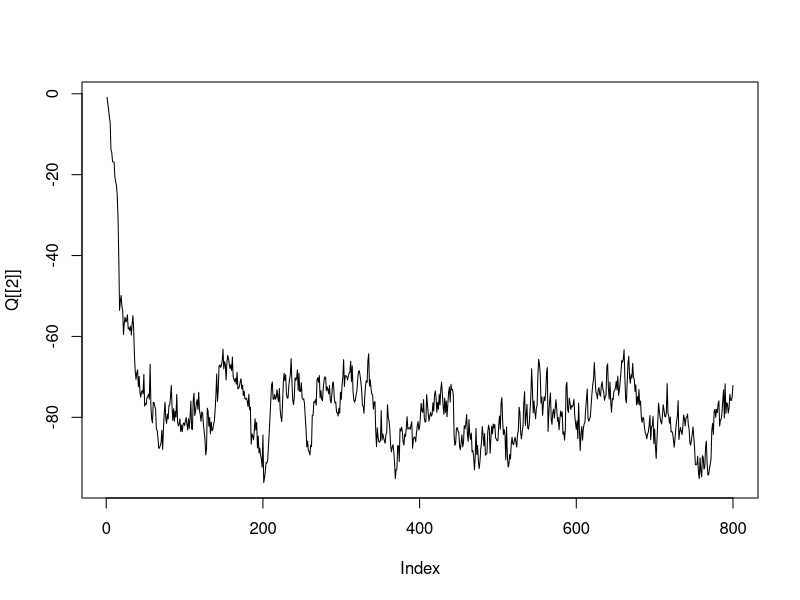

Write the R code that produced this figure. (Note: this script raises an error after producing the figure.)

# ===================================================================== #
# ===== I - Learning with 4 states and 4 actions, fixed reward ======== #
# ===================================================================== #

# --------------------------------------------------------------------- #
# DOUBTS: i) Performance metrics
#        ii) Number of interactions
#       iii) Decision Policy  
# --------------------------------------------------------------------- #
actions <- c("up", "left", "down", "right")
states <- c("s0", "s1", "s2", "s3")

#       s0      s3
#       ||      ||
#       s1 <==> s2

simulateEnvironment <- function(state, action) {
  next_state <- state
  if (state == "s0" && action == "down") next_state <- "s1"
  if (state == "s1" && action == "up") next_state <- "s0"
  if (state == "s1" && action == "right") next_state <- "s2"
  if (state == "s2" && action == "left") next_state <- "s1"
  if (state == "s2" && action == "up") next_state <- "s3"
  if (state == "s3" && action == "down") next_state <- "s2"
  # Calculate reward
  if (next_state == "s3") {
    reward <- 10
  } else {
    reward <- -1
  }
  return(list(state=next_state, reward=reward))
}

Qlearning <- function(n, s_0, s_terminal,
                      epsilon, learning_rate) {
  # Initialize state-action function Q to zero
  Q <- matrix(0, nrow=length(states), ncol=length(actions),
              dimnames=list(states, actions))
  s11 <- vector()
  # Perform n episodes/iterations of Q-learning
  for (i in 1:n) {
    Q <- learnEpisode(s_0, s_terminal,
                      epsilon, learning_rate, Q)
    s11[i] <- max(Q[1,])
  }
  return(list(Q, s11))
}

learnEpisode <- function(s_0, s_terminal, epsilon, learning_rate, Q) {
  state <- s_0 # set cursor to initial state
  while (state != s_terminal) {
    # epsilon-greedy action selection
    if (runif(1) <= epsilon) {
      action <- sample(actions, 1) # pick random action
    } else {
      action <- which.max(Q[state, ]) # pick first best action
    }
    # get next state and reward from environment
    response <- simulateEnvironment(state, action)
    # update rule for Q-learning
    Q[state, action] <- Q[state, action] + learning_rate *
      (response$reward + max(Q[response$state, ]) - Q[state, action])
    state <- response$state # move to next state
  }
  return(Q)
}

#Choose learning parameters
epsilon <- 0.1
learning_rate <- 0.1

#Calculate state-action function Q after 1000 episodes
set.seed(0)
Q <- Qlearning(800, "s0", "s3", epsilon, learning_rate)
Q[[1]]

plot(Q[[2]], type="l")

#Optimal policy
# note: problematic for states with ties
actions[max.col(Q)]
## [1] "down" "right" "up" "up"

# Pelo que vejo o valor em si não diz muito, alguns procedimentos padronizam
# a matriz Q. O importante parece ser a política se manter invariável.

# =============================================================+++=====+=== #
# === II - Learning with 4 states and 4 actions, time dependent reward ==== #
# ========================================================================= #

simulateEnvironment <- function(state, action) {
  next_state <- state
  if (state == "s0" && action == "down") next_state <- "s1"
  if (state == "s1" && action == "up") next_state <- "s0"
  if (state == "s1" && action == "right") next_state <- "s2"
  if (state == "s2" && action == "left") next_state <- "s1"
  if (state == "s2" && action == "up") next_state <- "s3"
  if (state == "s3" && action == "down") next_state <- "s2"
  # Calculate reward
  if (next_state == "s3") {
    reward <- 10*rexp(1)
  } else {
    reward <- -1*rchisq(1,1)
  }
  return(list(state=next_state, reward=reward))
}

Qlearning <- function(n, s_0, s_terminal,
                      epsilon, learning_rate) {
  # Initialize state-action function Q to zero
  Q <- matrix(0, nrow=length(states), ncol=length(actions),
              dimnames=list(states, actions))
  s11 <- vector()
  # Perform n episodes/iterations of Q-learning
  for (i in 1:n) {
    Q <- learnEpisode(s_0, s_terminal,
                      epsilon, learning_rate, Q)
    s11[i] <- max(Q[1,])
  }
  return(list(Q, s11))
}

learnEpisode <- function(s_0, s_terminal, epsilon, learning_rate, Q) {
  state <- s_0 # set cursor to initial state
  while (state != s_terminal) {
    # epsilon-greedy action selection
    if (runif(1) <= epsilon) {
      action <- sample(actions, 1) # pick random action
    } else {
      action <- which.max(Q[state, ]) # pick first best action
    }
    # get next state and reward from environment
    response <- simulateEnvironment(state, action)
    # update rule for Q-learning
    Q[state, action] <- Q[state, action] + learning_rate *
      (response$reward + max(Q[response$state, ]) - Q[state, action])
    state <- response$state # move to next state
  }
  return(Q)
}

#Choose learning parameters
epsilon <- 0.1
learning_rate <- 0.1

#Calculate state-action function Q after 1000 episodes
set.seed(0)
Q <- Qlearning(800, "s0", "s3", epsilon, learning_rate)
Q[[1]]

plot(Q[[2]], type="l")

#Optimal policy
# note: problematic for states with ties
actions[max.col(Q[[1]])]
## [1] "down" "right" "up" "up"
